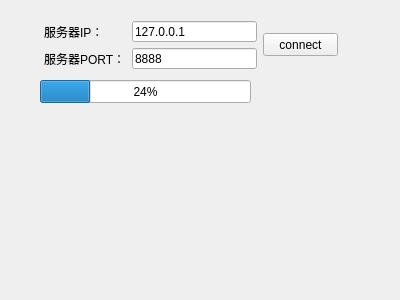
<?xml version="1.0" encoding="UTF-8"?>
<ui version="4.0">
 <class>ClientWidget</class>
 <widget class="QWidget" name="ClientWidget">
  <property name="geometry">
   <rect>
    <x>0</x>
    <y>0</y>
    <width>400</width>
    <height>300</height>
   </rect>
  </property>
  <property name="windowTitle">
   <string>Form</string>
  </property>
  <widget class="QPushButton" name="pushButton">
   <property name="geometry">
    <rect>
     <x>263</x>
     <y>33</y>
     <width>75</width>
     <height>23</height>
    </rect>
   </property>
   <property name="text">
    <string>connect</string>
   </property>
  </widget>
  <widget class="QProgressBar" name="progressBar">
   <property name="geometry">
    <rect>
     <x>40</x>
     <y>80</y>
     <width>211</width>
     <height>23</height>
    </rect>
   </property>
   <property name="value">
    <number>24</number>
   </property>
  </widget>
  <widget class="QWidget" name="">
   <property name="geometry">
    <rect>
     <x>44</x>
     <y>21</y>
     <width>213</width>
     <height>48</height>
    </rect>
   </property>
   <layout class="QGridLayout" name="gridLayout">
    <item row="0" column="0">
     <widget class="QLabel" name="labelIP">
      <property name="text">
       <string>服务器IP：</string>
      </property>
     </widget>
    </item>
    <item row="0" column="1">
     <widget class="QLineEdit" name="lineEditIP">
      <property name="text">
       <string>127.0.0.1</string>
      </property>
     </widget>
    </item>
    <item row="1" column="0">
     <widget class="QLabel" name="labelPort">
      <property name="text">
       <string>服务器PORT：</string>
      </property>
     </widget>
    </item>
    <item row="1" column="1">
     <widget class="QLineEdit" name="lineEditPort">
      <property name="text">
       <string>8888</string>
      </property>
     </widget>
    </item>
   </layout>
  </widget>
 </widget>
 <resources/>
 <connections/>
</ui>
